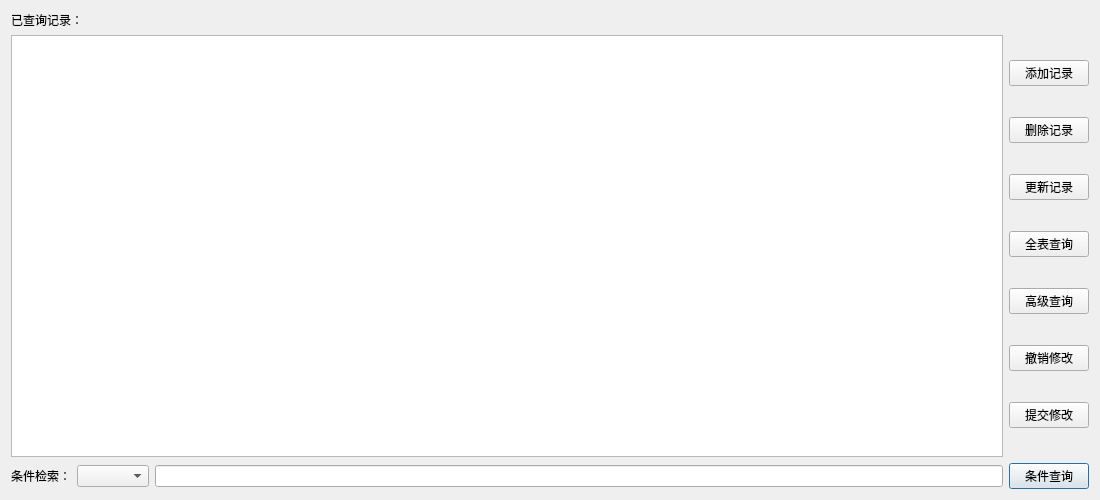
<?xml version="1.0" encoding="UTF-8"?>
<ui version="4.0">
 <class>Baseinfo</class>
 <widget class="QDialog" name="Baseinfo">
  <property name="geometry">
   <rect>
    <x>0</x>
    <y>0</y>
    <width>1100</width>
    <height>500</height>
   </rect>
  </property>
  <property name="windowTitle">
   <string>员工信息管理</string>
  </property>
  <property name="windowIcon">
   <iconset resource="icon.qrc">
    <normaloff>:/ico/Database Configuration.ico</normaloff>:/ico/Database Configuration.ico</iconset>
  </property>
  <layout class="QGridLayout" name="gridLayout_2">
   <item row="0" column="0">
    <layout class="QGridLayout" name="gridLayout">
     <item row="0" column="0">
      <widget class="QLabel" name="label">
       <property name="text">
        <string>已查询记录：</string>
       </property>
      </widget>
     </item>
     <item row="1" column="0">
      <layout class="QHBoxLayout" name="horizontalLayout_2">
       <item>
        <widget class="QTableView" name="tableView">
         <property name="sizePolicy">
          <sizepolicy hsizetype="Expanding" vsizetype="Expanding">
           <horstretch>9</horstretch>
           <verstretch>9</verstretch>
          </sizepolicy>
         </property>
         <property name="alternatingRowColors">
          <bool>true</bool>
         </property>
        </widget>
       </item>
       <item>
        <layout class="QVBoxLayout" name="verticalLayout">
         <item>
          <widget class="QPushButton" name="pushButton_3">
           <property name="toolTip">
            <string>添加一条记录，添加后立即生效！</string>
           </property>
           <property name="whatsThis">
            <string>&lt;html&gt;&lt;head/&gt;&lt;body&gt;&lt;p&gt;添加一条记录，添加后立即生效！&lt;/p&gt;&lt;/body&gt;&lt;/html&gt;</string>
           </property>
           <property name="text">
            <string>添加记录</string>
           </property>
          </widget>
         </item>
         <item>
          <widget class="QPushButton" name="pushButton_9">
           <property name="toolTip">
            <string>删除一条记录，“提交修改”后生效！</string>
           </property>
           <property name="whatsThis">
            <string>&lt;html&gt;&lt;head/&gt;&lt;body&gt;&lt;p&gt;删除一条记录，“提交修改”后生效！&lt;/p&gt;&lt;/body&gt;&lt;/html&gt;</string>
           </property>
           <property name="text">
            <string>删除记录</string>
           </property>
          </widget>
         </item>
         <item>
          <widget class="QPushButton" name="pushButton_7">
           <property name="toolTip">
            <string>&lt;html&gt;&lt;head/&gt;&lt;body&gt;&lt;p&gt;可以修改员工所属部门信息及工种信息&lt;/p&gt;&lt;/body&gt;&lt;/html&gt;</string>
           </property>
           <property name="text">
            <string>更新记录</string>
           </property>
          </widget>
         </item>
         <item>
          <widget class="QPushButton" name="pushButton_2">
           <property name="toolTip">
            <string>查询全表信息</string>
           </property>
           <property name="whatsThis">
            <string>&lt;html&gt;&lt;head/&gt;&lt;body&gt;&lt;p&gt;查询全表信息&lt;/p&gt;&lt;/body&gt;&lt;/html&gt;</string>
           </property>
           <property name="text">
            <string>全表查询</string>
           </property>
          </widget>
         </item>
         <item>
          <widget class="QPushButton" name="pushButton_6">
           <property name="toolTip">
            <string>&lt;html&gt;&lt;head/&gt;&lt;body&gt;&lt;p&gt;可由用户手动输入SQL语句进行查询&lt;/p&gt;&lt;/body&gt;&lt;/html&gt;</string>
           </property>
           <property name="whatsThis">
            <string>&lt;html&gt;&lt;head/&gt;&lt;body&gt;&lt;p&gt;可由用户手动输入SQL语句进行查询（注：部门检索应使用部门编号）&lt;/p&gt;&lt;/body&gt;&lt;/html&gt;</string>
           </property>
           <property name="text">
            <string>高级查询</string>
           </property>
          </widget>
         </item>
         <item>
          <widget class="QPushButton" name="pushButton_5">
           <property name="toolTip">
            <string>撤销对数据表做出的修改（注：已“提交修改”的内容不可恢复）</string>
           </property>
           <property name="whatsThis">
            <string>&lt;html&gt;&lt;head/&gt;&lt;body&gt;&lt;p&gt;撤销对数据表做出的修改（注：已“提交修改”的内容不可恢复）&lt;/p&gt;&lt;/body&gt;&lt;/html&gt;</string>
           </property>
           <property name="text">
            <string>撤销修改</string>
           </property>
          </widget>
         </item>
         <item>
          <widget class="QPushButton" name="pushButton_4">
           <property name="toolTip">
            <string>立即同步数据表修改至数据库（注：提交成功后不可恢复！）</string>
           </property>
           <property name="whatsThis">
            <string>&lt;html&gt;&lt;head/&gt;&lt;body&gt;&lt;p&gt;立即同步数据表修改至数据库（注：提交成功后不可恢复！）&lt;/p&gt;&lt;/body&gt;&lt;/html&gt;</string>
           </property>
           <property name="text">
            <string>提交修改</string>
           </property>
          </widget>
         </item>
        </layout>
       </item>
      </layout>
     </item>
     <item row="2" column="0">
      <layout class="QHBoxLayout" name="horizontalLayout" stretch="0,0,1,0">
       <item>
        <widget class="QLabel" name="label_2">
         <property name="text">
          <string>条件检索：</string>
         </property>
        </widget>
       </item>
       <item>
        <widget class="QComboBox" name="comboBox">
         <property name="toolTip">
          <string>选择检索条件</string>
         </property>
        </widget>
       </item>
       <item>
        <widget class="QLineEdit" name="lineEdit">
         <property name="clearButtonEnabled">
          <bool>true</bool>
         </property>
        </widget>
       </item>
       <item>
        <widget class="QPushButton" name="pushButton">
         <property name="toolTip">
          <string>按照条件进行精确检索</string>
         </property>
         <property name="whatsThis">
          <string>&lt;html&gt;&lt;head/&gt;&lt;body&gt;&lt;p&gt;按照条件进行精确检索&lt;/p&gt;&lt;/body&gt;&lt;/html&gt;</string>
         </property>
         <property name="text">
          <string>条件查询</string>
         </property>
         <property name="default">
          <bool>true</bool>
         </property>
        </widget>
       </item>
      </layout>
     </item>
    </layout>
   </item>
  </layout>
 </widget>
 <resources>
  <include location="icon.qrc"/>
 </resources>
 <connections/>
</ui>
